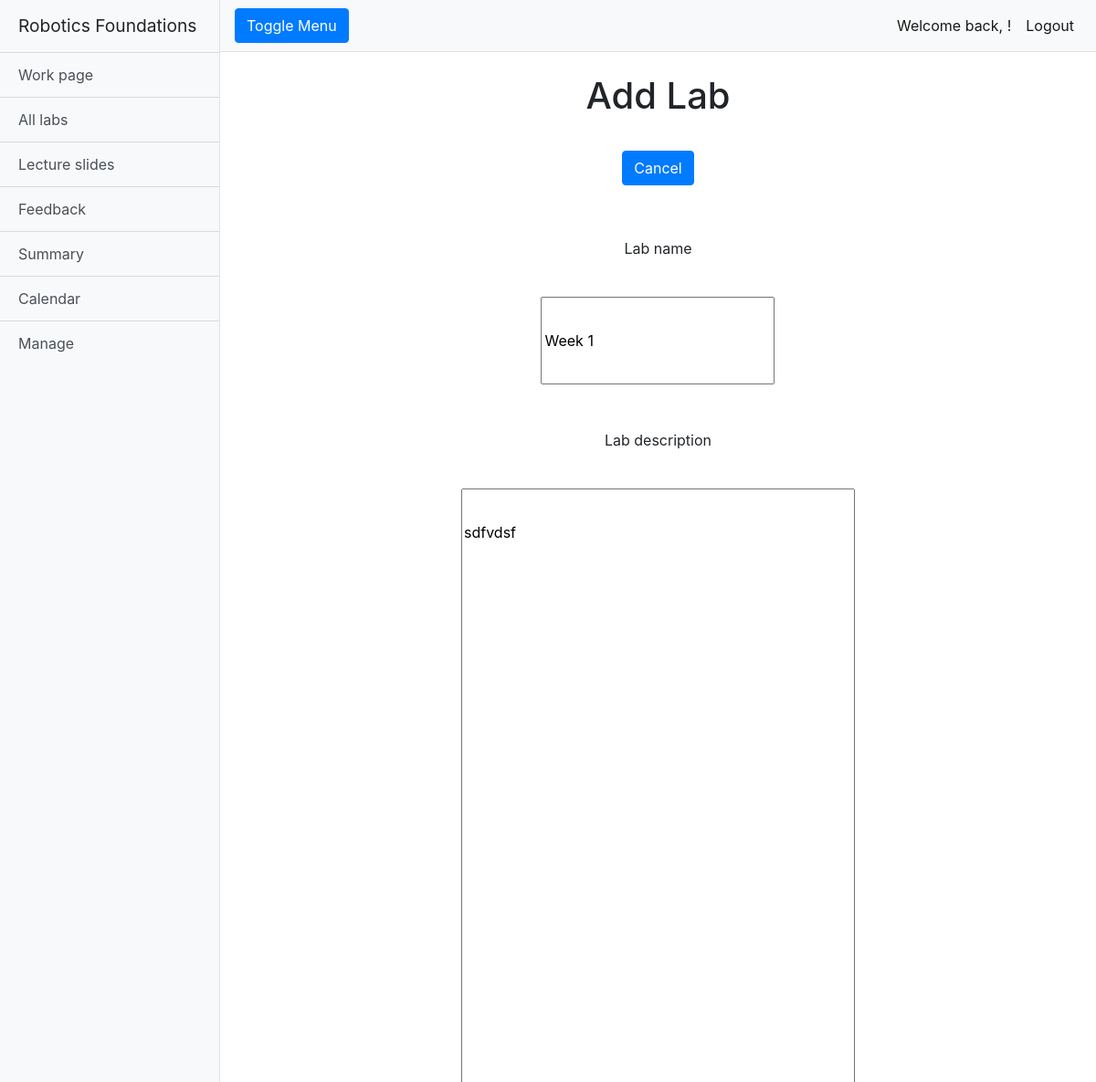
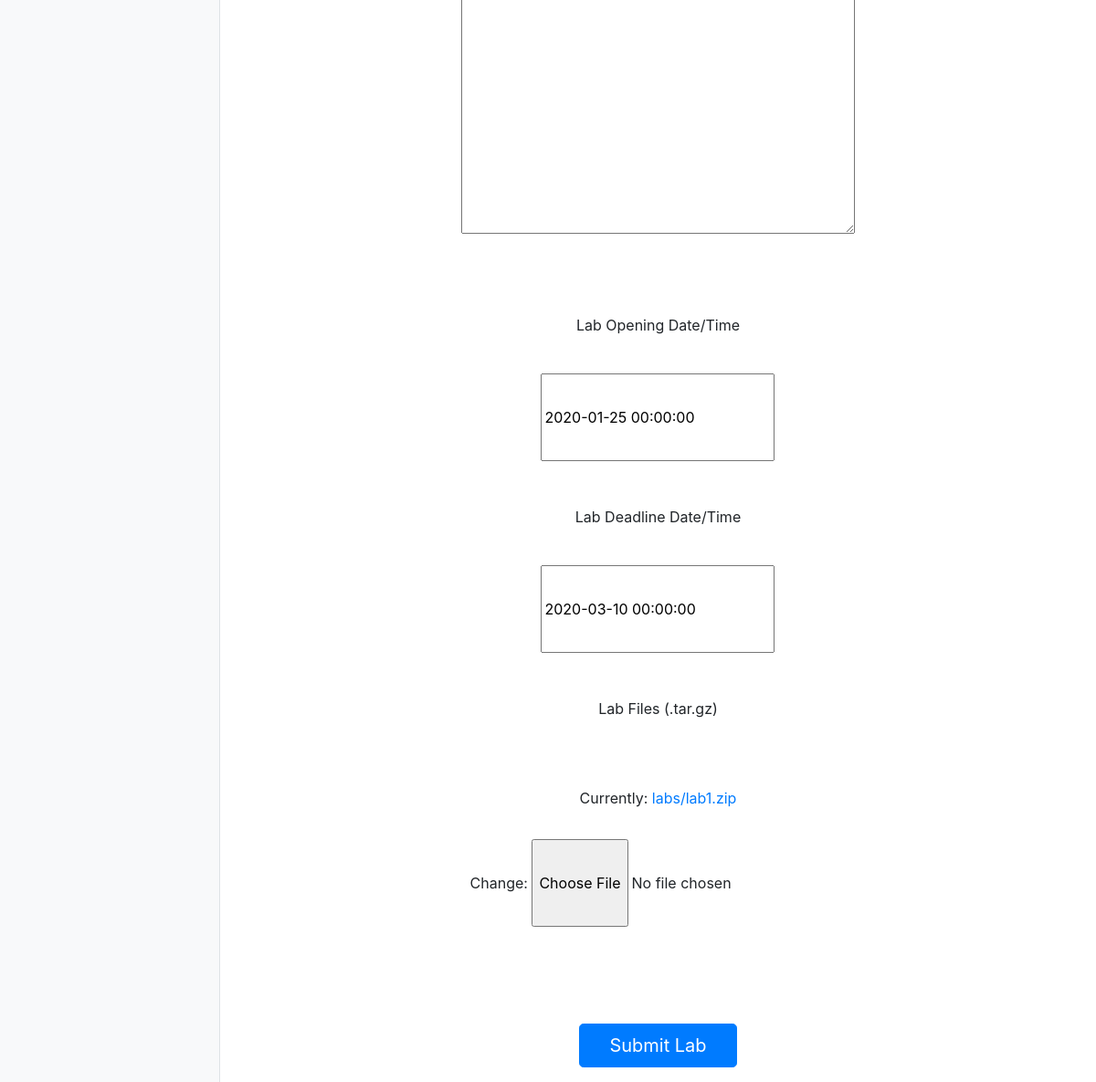
The app's page /rfwa/update_lab/week-1/ (signed in), older data (2 pictures, top to bottom).
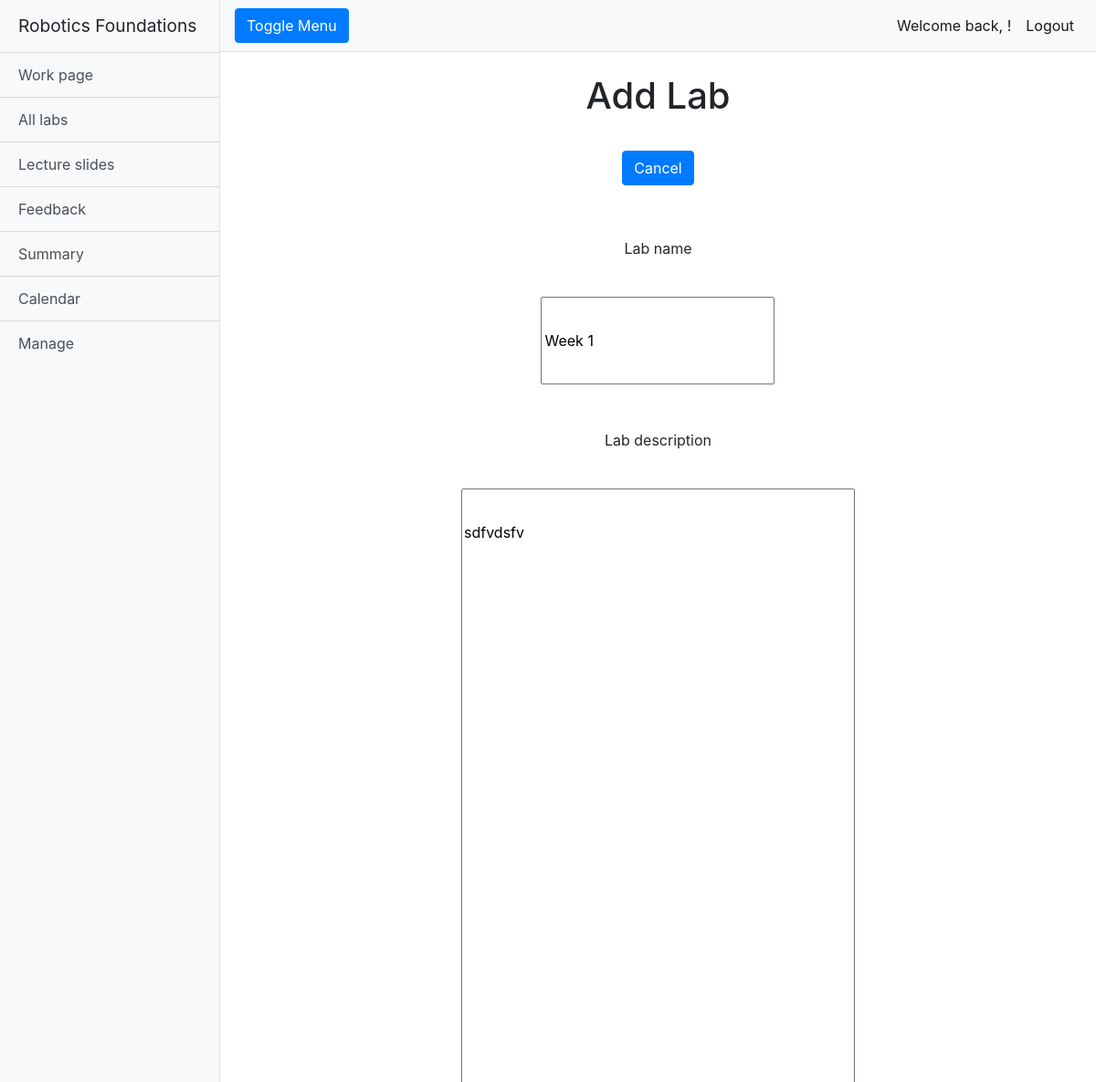
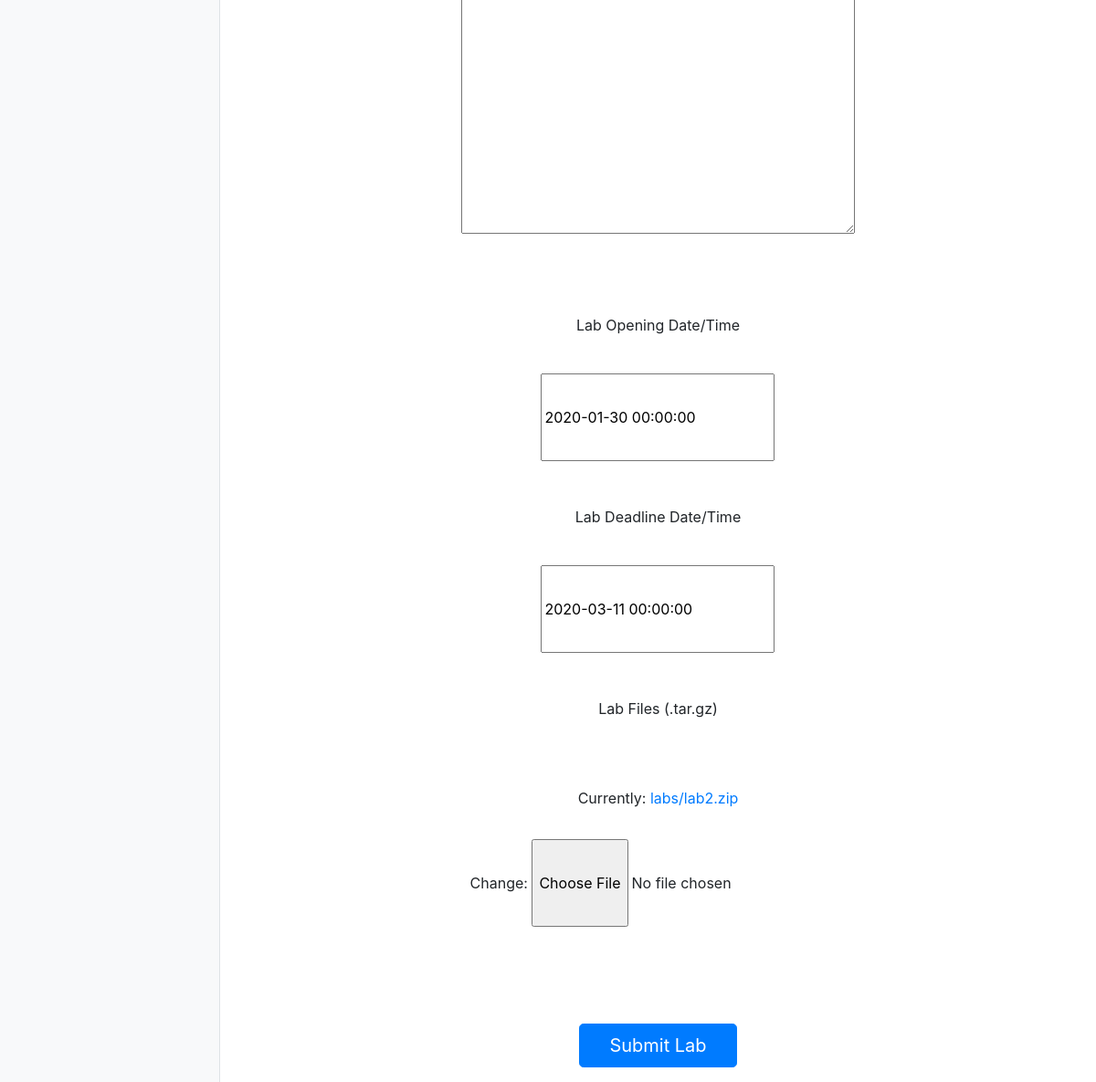
The same page, newer data (2 pictures, top to bottom).
### rfwa/models.py (models this page shows, shortened)
class Lab(models.Model):
    name = models.CharField(max_length=128)
    description = models.TextField(max_length=2048)
    open_Date = models.DateTimeField(timezone.now())
    close_Date = models.DateTimeField(timezone.now())
    lab_Files = models.FileField(upload_to='labs/')
    slug = models.SlugField(primary_key=True, blank=True)

### rfwa/views.py (the view)
# urls.py: path("update_lab/<slug:labName>/", views.update_lab, name='update_lab'),
@login_required
def update_lab(request, labName):
    current_lab = Lab.objects.get(slug=labName)
    form = LabForm(instance=current_lab)
    if request.method == 'POST':
        form = LabForm(request.POST, instance=current_lab)
        if form.is_valid():
            form.save()
            return redirect('manage_labs')
    return render(request, 'rfwa/add_lab.html', {'form': form})

### rfwa/forms.py
class LabForm(forms.ModelForm):
    name = forms.CharField(max_length = 128, label="Lab name")
    description = forms.CharField(max_length = 2048, widget=forms.Textarea, label="Lab description")
    open_Date = forms.DateTimeField(label="Lab Opening Date/Time")
    close_Date = forms.DateTimeField(label="Lab Deadline Date/Time")
    lab_Files = forms.FileField(label="Lab Files (.tar.gz)")
    class Meta:
        model = Lab
        fields = ('name', 'description', 'open_Date', 'close_Date', 'lab_Files')

### templates/rfwa/add_lab.html (shortened to what this page needs)
{% extends 'rfwa/base.html' %}
{% load static %}
{% block body_block %}
<div class="container mt-4">
  <h1 class="text-center">Add Lab</h1>
  <div class="d-flex justify-content-center">
    <a href="{% url 'manage_labs'%}"><button type="button" class="btn btn-primary">Cancel</button></a>
  </div>
  <div class="row justify-content-center text-center">
    <div class="col-md-8 col-lg-8 personal-info">
      <form class="form-horizontal mx-auto" method="post" enctype="multipart/form-data">
        {% for field in form.visible_fields %}
        <div class="form-group">
          <label class="cols-md-8 control-label">{{ field.label }}</label>
          <div class="cols-md-8">
            <div class="input-group">
              <div class="mx-auto">{{ field }}</div>
            </div>
          </div>
        </div>
        {% endfor %}
        <div class="form-group">
          <div class="col-md-6 col-lg-4 col-sm-6 mx-auto">
            <button type="submit" class="btn btn-primary btn-lg btn-block">Submit Lab</button>
          </div>
        </div>
      </form>
    </div>
  </div>
</div>
{% endblock %}

Row changes from the older to the newer data that the page shows:
changed Lab "Week 1": description "sdfvdsf" → "sdfvdsfv"; open_Date "2020-01-25 00:00:00" → "2020-01-30 00:00:00"; close_Date "2020-03-10 00:00:00" → "2020-03-11 00:00:00"
Text that changed along with them:
text no longer shown: "Currently: labs/lab1.zip Change:"
text now shown: "Currently: labs/lab2.zip Change:"
